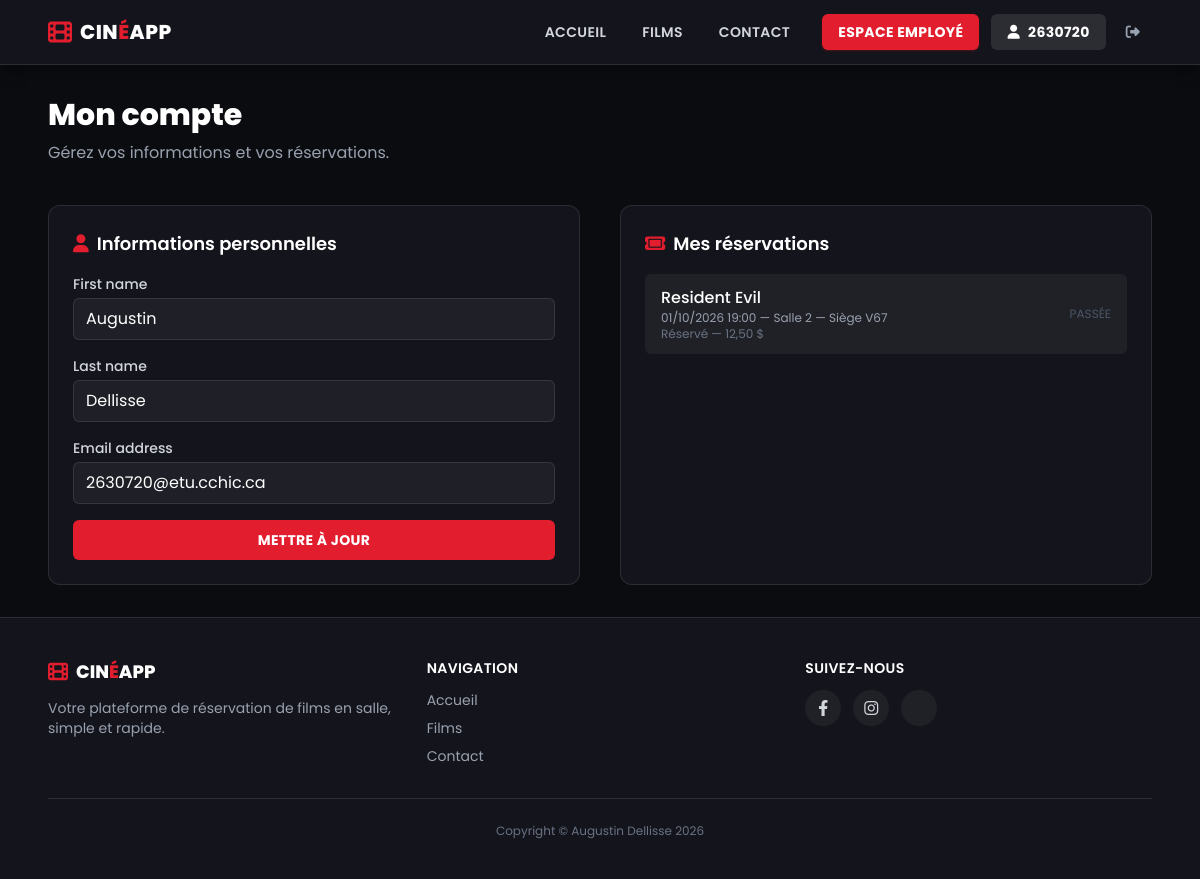
The page /compte (signed in) on the database as committed earlier.
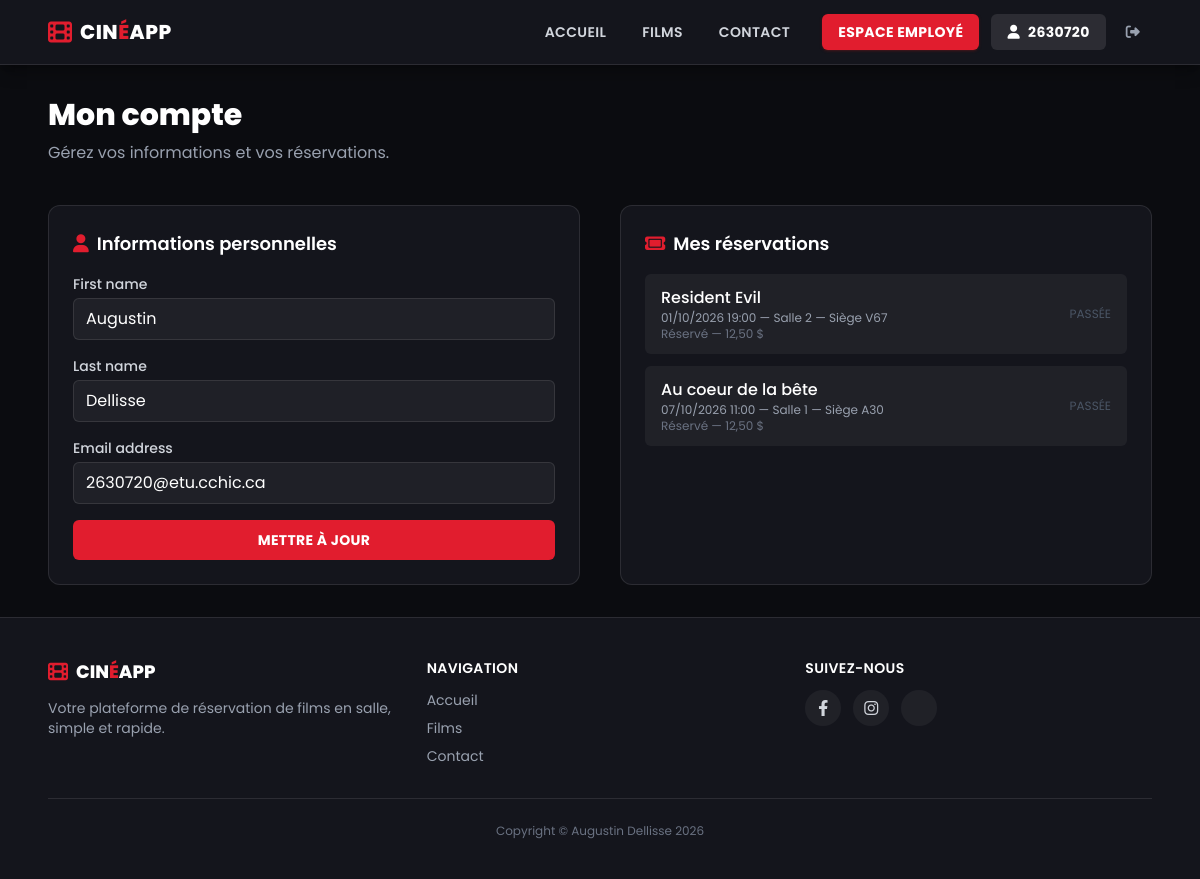
The same page on the database as committed later.
### cinema_app/models.py (models this page shows, shortened)
class Ticket(models.Model):
    class Status(models.TextChoices):
        RESERVED = 'RE', 'Réservé'
        PAID = 'PA', 'Payé'
        CANCELLED = 'CA', 'Annulé'
    screening = models.ForeignKey(Screening, verbose_name="Projection", related_name='tickets', on_delete=models.CASCADE)
    price = models.DecimalField(max_digits=6, decimal_places=2, verbose_name="Prix")
    seat_number = models.CharField(max_length=10, verbose_name="Siège")
    person = models.ForeignKey(User, verbose_name="Acheteur", related_name='tickets', on_delete=models.CASCADE)
    status = models.CharField(max_length=2, choices=Status.choices, default=Status.RESERVED, verbose_name="Statut")
    class Meta:
        ordering = ('screening', 'seat_number',)
        verbose_name = "billet"
        verbose_name_plural = "billets"
        constraints = [
            models.UniqueConstraint(fields=['screening', 'seat_number'], name='unique_seat_per_screening')
        ]

class Screening(models.Model): # Careful to not overlap 2 screenings in same room at same time
    movie = models.ForeignKey(Movie, verbose_name="Film", related_name='screenings', on_delete=models.CASCADE)
    cinema_room = models.ForeignKey('CinemaRoom', verbose_name="Salle de cinéma", related_name='screenings', on_delete=models.CASCADE)
    screening_time = models.DateTimeField(verbose_name="Heure de projection")
    class Meta:
        ordering = ('screening_time', )
        verbose_name = "projection"
        verbose_name_plural = "projections"

class Movie(models.Model):
    title = models.CharField(max_length=100, verbose_name="Titre")
    description = models.TextField(verbose_name="Description")
    duration = models.PositiveIntegerField(verbose_name="Durée (minutes)")
    release_date = models.DateField(verbose_name="Date de sortie")
    movie_poster = models.ImageField(default="", upload_to='movie_posters/', verbose_name="Image")
    genre = models.ForeignKey(Genre, verbose_name="Genre", related_name='movies', blank=True, null=True, on_delete=models.SET_NULL)
    class Meta:
        ordering = ('title', )
        verbose_name = "film"
        verbose_name_plural = "films"

class CinemaRoom(models.Model):
    number = models.PositiveIntegerField(verbose_name="Numéro", unique=True)
    capacity = models.PositiveIntegerField(verbose_name="Capacité")
    class Meta:
        ordering = ('number', )
        verbose_name = "salle de cinéma"
        verbose_name_plural = "salles de cinéma"

### cinema_app/views.py (the view, shortened to what this page needs)
# urls.py: path('compte', views.AccountView.as_view(), name='account'),
class AccountView(LoginRequiredMixin, View):
    login_url = 'login'
    def get(self, request):
        form = UserUpdateForm(instance=request.user)
        tickets = request.user.tickets.all().order_by('screening__screening_time')
        return render(request, 'cinema_app/account.html', {
            'form': form,
            'tickets': tickets,
            'now': timezone.now(),
        })

### cinema_app/forms.py
class UserUpdateForm(forms.ModelForm):
    class Meta:
        model = User
        fields = ['first_name', 'last_name', 'email']
        widgets = {
            'first_name': forms.TextInput(attrs={
                'class': 'w-full px-3 py-2 rounded-md bg-white/5 border border-white/10 text-white focus:outline-none focus:border-cinema-red'
            }),
            'last_name': forms.TextInput(attrs={
                'class': 'w-full px-3 py-2 rounded-md bg-white/5 border border-white/10 text-white focus:outline-none focus:border-cinema-red'
            }),
            'email': forms.EmailInput(attrs={
                'class': 'w-full px-3 py-2 rounded-md bg-white/5 border border-white/10 text-white focus:outline-none focus:border-cinema-red'
            }),
        }

### cinema_app/templates/cinema_app/account.html (shortened to what this page needs)
{% extends 'base.html' %}
{% block content %}
<h2 class="text-3xl font-extrabold text-white mb-2">Mon compte</h2>
<p class="text-gray-400 mb-10">Gérez vos informations et vos réservations.</p>
<div class="grid grid-cols-2 gap-10">
    <div class="bg-cinema-dark border border-white/10 rounded-xl p-6">
        <h3 class="text-white font-semibold text-lg mb-4">
            <i class="fa-solid fa-user text-cinema-red mr-2"></i>Informations personnelles
        </h3>
        <form method="post" class="space-y-4">
            <div>
                <label class="block text-sm font-medium text-gray-300 mb-1">{{ form.first_name.label }}</label>
                {{ form.first_name }}
            </div>
            <div>
                <label class="block text-sm font-medium text-gray-300 mb-1">{{ form.last_name.label }}</label>
                {{ form.last_name }}
            </div>
            <div>
                <label class="block text-sm font-medium text-gray-300 mb-1">{{ form.email.label }}</label>
                {{ form.email }}
            </div>
            <button type="submit"
                    class="w-full py-2.5 rounded-md bg-cinema-red text-white font-bold uppercase tracking-wide text-sm hover:bg-red-700 transition-colors">
                Mettre à jour
            </button>
        </form>
    </div>
    <div class="bg-cinema-dark border border-white/10 rounded-xl p-6">
        <h3 class="text-white font-semibold text-lg mb-4">
            <i class="fa-solid fa-ticket text-cinema-red mr-2"></i>Mes réservations
        </h3>
        {% if tickets %}
        <div class="space-y-3">
            {% for ticket in tickets %}
            <div class="flex items-center justify-between bg-white/5 rounded-md px-4 py-3">
                <div>
                    <p class="text-white font-medium">{{ ticket.screening.movie.title }}</p>
                    <p class="text-gray-400 text-xs">
                        {{ ticket.screening.screening_time|date:"d/m/Y H:i" }} — Salle {{ ticket.screening.cinema_room.number }} — Siège {{ ticket.seat_number }}
                    </p>
                    <p class="text-gray-500 text-xs">{{ ticket.get_status_display }} — {{ ticket.price }} $</p>
                </div>
                {% if ticket.screening.screening_time > now %}
                <a href="{% url 'delete_reservation' ticket.id %}"
                   class="text-red-400 hover:text-red-300 text-sm">
                    <i class="fa-solid fa-trash"></i>
                </a>
                {% else %}
                <span class="text-gray-600 text-xs uppercase">Passée</span>
                {% endif %}
            </div>
            {% endfor %}
        </div>
        {% else %}
        <p class="text-gray-500 text-sm">Aucune réservation pour le moment.</p>
        {% endif %}
    </div>
</div>
{% endblock %}

Rows that differ between the two databases and show on the page:
added Ticket: screening.movie "Au coeur de la bête", screening.screening_time "07/10/2026 11:00", screening.cinema_room.number "1", seat_number "A30", status "Réservé", price "12,50", shows "PASSÉE"
